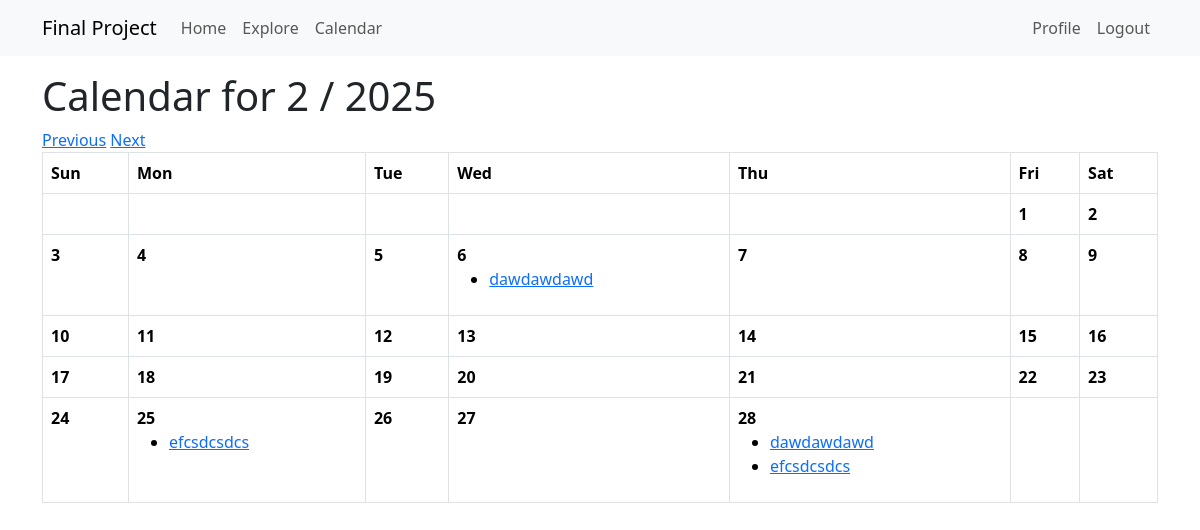
The app's page /calendar (signed in), older data.
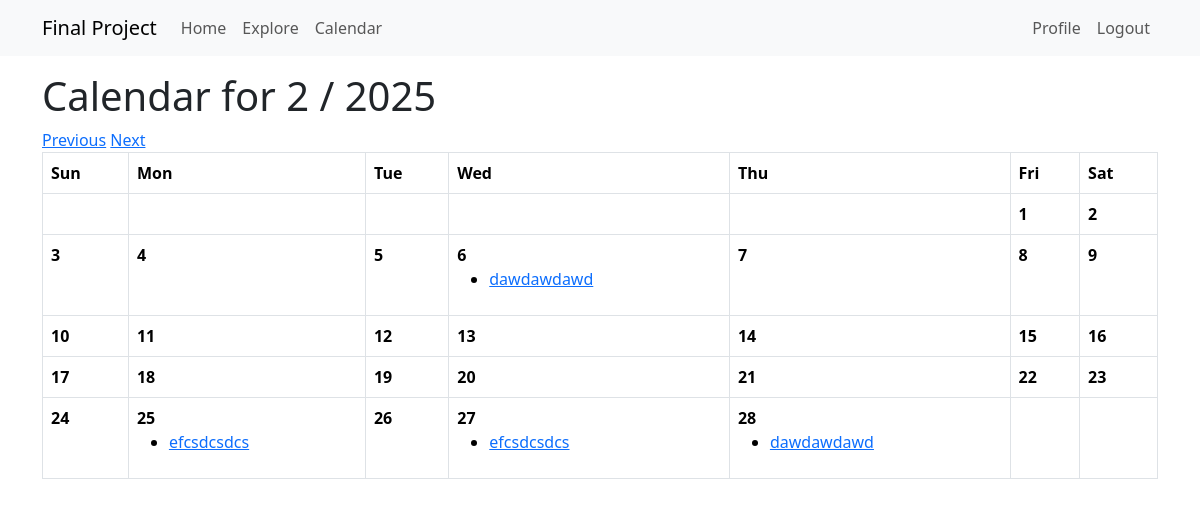
The same page, newer data.
### app/models.py (models this page shows, shortened)
class Post(db.Model):
    id: so.Mapped[int] = so.mapped_column(primary_key=True)
    goal: so.Mapped[str] = so.mapped_column(sa.String(60))
    body: so.Mapped[str] = so.mapped_column(sa.String(300))
    timestamp: so.Mapped[datetime] = so.mapped_column(index=True, default=lambda: datetime.now(timezone.utc))
    starttime: so.Mapped[datetime] = so.mapped_column(default=lambda: datetime.now(timezone.utc))
    endtime: so.Mapped[datetime] = so.mapped_column(default=None)
    isfinished: so.Mapped[bool] = so.mapped_column(sa.Boolean(), default=False)
    user_id: so.Mapped[int] = so.mapped_column(sa.ForeignKey(User.id), index=True)
    author: so.Mapped[User] = so.relationship(back_populates='posts')

### app/routes.py (the view)
@app.route('/calendar')
@login_required
def calendar_view():
    today = datetime.today()
    month = request.args.get('month', today.month, type=int)
    year = request.args.get('year', today.year, type=int)
    cal = calendar.monthcalendar(year, month)
    posts = Post.query.filter(
        extract('month', Post.starttime) == month,
        extract('year', Post.starttime) == year,
        Post.user_id == current_user.id
    ).all()
    post_dates = {}
    for post in posts:
        start_day = post.starttime.day
        end_day = post.endtime.day if post.endtime else start_day
        if start_day not in post_dates:
            post_dates[start_day] = []
        post_dates[start_day].append(post)
        if end_day != start_day:
            if end_day not in post_dates:
                post_dates[end_day] = []
            post_dates[end_day].append(post)
    return render_template('calendar.html', year=year, month=month,
                           calendar=cal, post_dates=post_dates)

### app/models.py (called while the page is built)
@login.user_loader
def load_user(id):
    return db.session.get(User, int(id))

### app/routes.py (called while the page is built)
@app.before_request
def before_request():
    if current_user.is_authenticated:
        current_user.last_seen = datetime.now(timezone.utc)
        db.session.commit()

### app/templates/calendar.html
{% extends "base.html" %}
{% block content %}
    <h1>Calendar for {{ month }} / {{ year }}</h1>
    <div>
        <a href="{{ url_for('calendar_view', month=month-1 if month > 1 else 12, year=year if month > 1 else year-1) }}">Previous</a>
        <a href="{{ url_for('calendar_view', month=month+1 if month < 12 else 1, year=year if month < 12 else year+1) }}">Next</a>
    </div>
    <table class="table table-bordered">
        <thead>
            <tr>
                <th>Sun</th>
                <th>Mon</th>
                <th>Tue</th>
                <th>Wed</th>
                <th>Thu</th>
                <th>Fri</th>
                <th>Sat</th>
            </tr>
        </thead>
        <tbody>
            {% for week in calendar %}
                <tr>
                    {% for day in week %}
                        <td>
                            {% if day != 0 %}
                                <div>
                                    <strong>{{ day }}</strong>
                                    {% if day in post_dates %}
                                        <ul>
                                            {% for post in post_dates[day] %}
                                                <li>
                                                    <a href="{{ url_for('edit_post', post_id=post.id) }}">{{ post.goal }}</a>
                                                </li>
                                            {% endfor %}
                                        </ul>
                                    {% endif %}
                                </div>
                            {% endif %}
                        </td>
                    {% endfor %}
                </tr>
            {% endfor %}
        </tbody>
    </table>
{% endblock %}

Row changes from the older to the newer data that the page shows:
changed Post "efcsdcsdcs": moves from the list under "28" to the list under "27"
